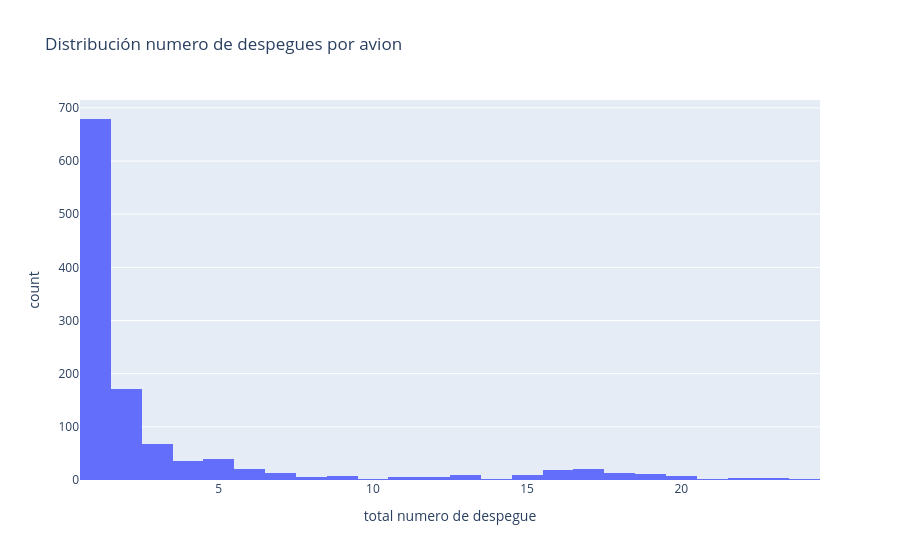

Source (notebook cell):
### Markdown cell above
Vamos a ver el numero de despegues por avion

### Code cell
icao_counts = df.drop_duplicates(subset=['ICAO', 'despegue']) # para no contar el mismo despegue 2 veces si pasa por 2 puntos
icao_counts = icao_counts.groupby(["ICAO", "aircraft_type"])["despegue"].count()
print("MAX", icao_counts.max())
print("MEDIA", icao_counts.mean())
print("MEDIANA", icao_counts.median())
fig = px.histogram(icao_counts.reset_index(), 'despegue', title='Distribución numero de despegues por avion', labels={'despegue': 'total numero de despegue'})
fig.show()

### Figure 1 — Plotly figure (JSON) as saved in the notebook; plotly's stock layout.template omitted (floating-point values rounded to 4 significant figures; data arrays with more than 128 entries replaced by an {"elided": "..."} marker saying what was removed)
{"data": [{"bingroup": "x", "hovertemplate": "total numero de despegue=%{x}<br>count=%{y}<extra></extra>", "legendgroup": "", "marker": {"color": "#636efa", "pattern": {"shape": ""}}, "name": "", "orientation": "v", "showlegend": false, "type": "histogram", "x": {"elided": "1158 int values"}, "xaxis": "x", "yaxis": "y"}], "layout": {"barmode": "relative", "legend": {"tracegroupgap": 0}, "title": {"text": "Distribución numero de despegues por avion"}, "xaxis": {"anchor": "y", "domain": [0, 1], "title": {"text": "total numero de despegue"}}, "yaxis": {"anchor": "x", "domain": [0, 1], "title": {"text": "count"}}}}
